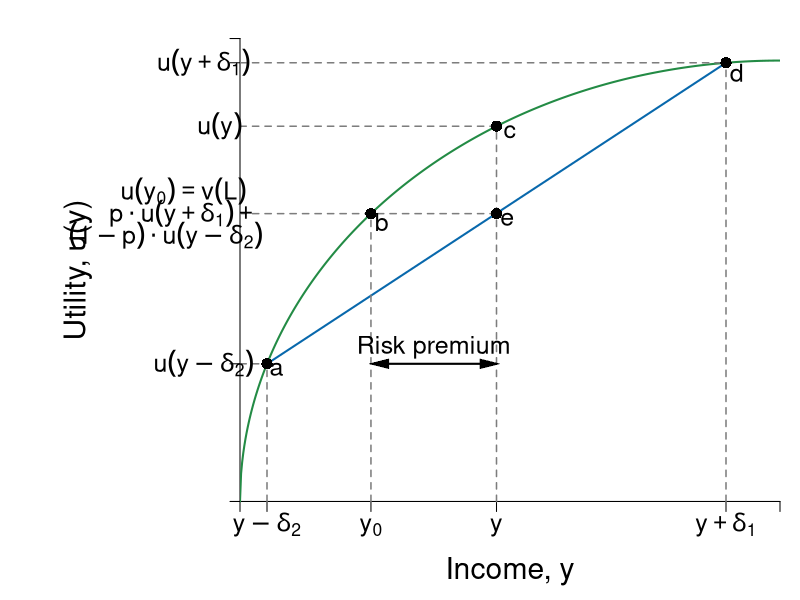

Source code (R):
#Graph Designer(s): Simon Halliday, Riley Boeth '17, Scott Cohn
#Authors: Bowles and Halliday
#Title: Coordination, Conflict and Competition: A Text in Microeconomics

library(shape)
pdf(file = "risk/risk_averse_u_fair.pdf", width = 10, height = 8)

# Set parameters for graphics
axislabelsize <- 1.8
labelsize <- 1.5
namesize <- 1.8
annotatesize <- 1.5
graphlinewidth <- 2
segmentlinewidth <- 1.5

COL <- c("#7fc97f", "#beaed4", "#fdc086", "#ffff99", "#386cb0", "#f0027f", "#bf5b17", "#666666")
COLA <- c("#e0f3db", "#99d8c9","#66c2a4","#41ae76", "#238b45", "#005824")
COLB <- c("#c6dbef", "#4eb3d3", "#2b8cbe", "#0868ac","#084081")
COLC <- c("#fcfbfd", "#efedf5", "#dadaeb", "#bcbddc", "#9e9ac8", "#807dba", "#6a51a3", "#54278f", "#3f007d")
grays <- gray.colors(25, start = 1, end = 0)

#Edited the margins to cater for the larger LHS labels
par(mar =  c(4, 12, 1, 1))

#Concave utility of wealth function

ConcaveU <- function(x){
  (1600 - (x - 40)^2)^(1/2)
}

#Add limits on axes and levels of utility for each indifference curve
ylims <- c(0, 42)
xlims <- c(0, 40)

npts <- 501 
x <- seq(xlims[1], xlims[2], length.out = npts)
y <- seq(ylims[1], ylims[2], length.out = npts) 

plot(0, 0, xlim = xlims, ylim = ylims, type = "n",
     xlab = expression(paste("")),
     ylab = expression(paste("")), 
     xaxt = "n", 
     yaxt = "n", 
     cex.lab = axislabelsize, 
     bty = "n", 
     xaxs = "i" 
     #yaxs="i"
)

#x and y limits with plain axes without ticks/numbers to match previous graph

ticksy <- c(0, ConcaveU(2), ConcaveU(36), ylims[2])
ylabels <- c(NA, NA, NA, ylims[2])
ticksx <- c(0, 2, 9.7, 19, 36, xlims[2])
xlabels <- c(NA, expression(paste(y - delta[2])), expression(paste(y[0])), expression(paste(y)), expression(paste(y + delta[1])), NA)

axis(1,at = ticksx,  pos = 0, labels = xlabels, cex.axis = labelsize)
axis(2,at = ticksy,  pos = 0, labels = FALSE, las = 1, cex.axis = labelsize)

npts <- 500 
xx1 <- seq(xlims[1], xlims[2], length.out = npts)
xx2 <- seq(0, xlims[2], length.out = npts)
xx3 <- seq(xlims[1], 0, length.out = npts)
xx4 <- seq(-11, 0, length.out = npts)

#Axis labels and draw linear utility function
mtext(expression(paste("Income, y")), side = 1, line = 2.5, cex = axislabelsize)
text(-12, 0.5*ylims[2], expression(paste("Utility, u(y)")), xpd = TRUE, cex = axislabelsize, srt = 90) 

lines(xx1, ConcaveU(xx1), col = COLA[5], lwd = graphlinewidth)

#Add line from pt a to pt c

segments(2, ConcaveU(2), 36, ConcaveU(36), lty = 1, col = COLB[4] , lwd = graphlinewidth)


#Label 5 points on line

text(2.7, ConcaveU(2)-.5, expression(paste("a")), cex = labelsize)
segments(2, 0, 2, ConcaveU(2), lty = 2, col = grays[20], lwd = segmentlinewidth)
segments(0, ConcaveU(2), 2, ConcaveU(2), lty = 2, col = grays[20], lwd = segmentlinewidth)
points(2, ConcaveU(2), pch = 16, col = "black", cex = 1.5)


text(19+1, ConcaveU(19)-.5, expression(paste("c")), cex = labelsize)
segments(19, 0, 19, ConcaveU(19), lty = 2, col = grays[20], lwd = segmentlinewidth)
segments(0, ConcaveU(19), 19, ConcaveU(19), lty = 2, col = grays[20], lwd = segmentlinewidth)
points(19, ConcaveU(19), pch = 16, col = "black", cex = 1.5)

text(19.8, ConcaveU(9.7)-.5, expression(paste("e")), cex = labelsize)
segments(0, ConcaveU(9.7), 19, ConcaveU(9.7), lty = 2, col = grays[20], lwd = segmentlinewidth)
points(19, ConcaveU(9.7), pch = 16, col = "black", cex = 1.5)

text(9.7 + 0.8, ConcaveU(9.7)-.75, expression(paste("b")), cex = labelsize)
segments(9.7, 0, 9.7, ConcaveU(9.7), lty = 2, col = grays[20], lwd = segmentlinewidth)
points(9.7, ConcaveU(9.7), pch = 16, col = "black", cex = 1.5)

text(36.8, ConcaveU(36)-.9, expression(paste("d")), cex = labelsize)
segments(36, 0, 36, ConcaveU(36), lty = 2, col = grays[20], lwd = segmentlinewidth)
segments(0, ConcaveU(36), 36, ConcaveU(36), lty = 2, col = grays[20], lwd = segmentlinewidth)
points(36, ConcaveU(36), pch = 16, col = "black", cex = 1.5)


text(-2.7, ConcaveU(36), expression(paste(u(y + delta[1]))), xpd = TRUE, cex = labelsize)
text(-4.2, ConcaveU(9.7) + 2, expression(paste(u(y[0]) == v(L) )),  xpd = TRUE, cex = labelsize)
text(-4.2, ConcaveU(9.7), expression(paste(p%.%u(y +  delta[1]) + phantom())),  xpd = TRUE, cex = labelsize)
text(-5.5, ConcaveU(9.7) - 2, expression(paste((1 - p)%.%u(y - delta[2]))),  xpd = TRUE, cex = labelsize)
#text(-1.8, ConcaveU(9.7) - 3, expression(paste(phantom() == v(L))),  xpd = TRUE, cex = labelsize)
text(-2.7, ConcaveU(2), expression(paste(u(y - delta[2]))),  xpd = TRUE,  cex = labelsize)
text(-1.5, ConcaveU(19), expression(paste(u(y))),  xpd = TRUE,  cex = labelsize)

#Add risk premium distance arrow and label

Arrows(10.3, ConcaveU(2), 19 - 0.5, ConcaveU(2), col = "black", lty = 1, lwd = 2, code = 3, arr.type = "triangle", arr.lwd = 0.5)
text((19 + 9.7)/2, ConcaveU(2) + 1.5, expression(paste("Risk premium")),  xpd = TRUE,  cex = labelsize)


dev.off()
